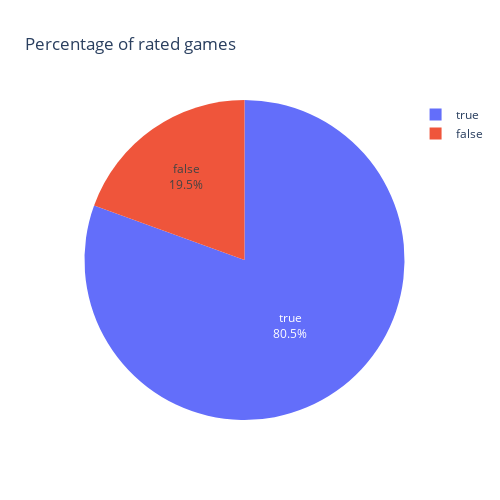

Notebook cell for this chart:
### Markdown cell above
## List of columns (16):

- __Game ID:__ str
- __Rated (T/F):__ bool
    - Is the game rated?
- __Start Time:__ float64
- __End Time:__ float64
- __Number of Turns:__ int64
- __Game Status:__ str
    - How did the game end?
- __Winner:__ str
    - Which side won?
- __Time Increment:__ str
- __White Player ID:__ str
- __White Player Rating:__ int64
- __Black Player ID:__ str
- __Black Player Rating:__ int64
- __All Moves in Standard Chess Notation:__ str
- __Opening Eco (Standardised Code for any given opening, [list here](https://www.365chess.com/eco.php)):__ str
- __Opening Name:__ str
- __Opening Ply (Number of moves in the opening phase):__ int64

## Interesting columns
Some of the most interesting columns comprehend:
- __Opening Name:__ Contains the opener name that was performed during the first and second moves
- __White/Black rating:__ rating of players
- __Number of turns:__ how many turns did it take to end the game

## Possible analysis/ideas
### Favorite opening
Using the opener column it would be nice to know which openers are most used by high ranking players (2000+ rating)
It allows us to view different victory percentages or even see if a specific opener has a higher chance of winning if played by white or black for example.  
### Opening leading to victory
Count of openings which lead to a win for black and white
### Rating distribution
Using black and white rating, while checking for duplicates using their id, to see the rating distribution over the 20'000+ games
### Matchmaking fairness
Calculating the rating difference distribution to check whether the matchmaking systems puts equal rated players against eachother
### Predicting a winner*
Predicting the winner of a game taking into account the color of the player (black/white), their rank and opener

### Code cell
fig = px.pie(df, names="rated", title="Percentage of rated games")
fig.update_traces(textposition='inside', textinfo='percent+label')
fig.update_layout(
    autosize=False,
    width=500,
    height=500)
fig.show()

### Figure 1 — Plotly figure (JSON) as saved in the notebook; plotly's stock layout.template omitted (floating-point values rounded to 4 significant figures; data arrays with more than 128 entries replaced by an {"elided": "..."} marker saying what was removed)
{"data": [{"domain": {"x": [0, 1], "y": [0, 1]}, "hovertemplate": "rated=%{label}<extra></extra>", "labels": {"elided": "20058 bool values"}, "legendgroup": "", "name": "", "showlegend": true, "textinfo": "percent+label", "textposition": "inside", "type": "pie"}], "layout": {"autosize": false, "height": 500, "legend": {"tracegroupgap": 0}, "title": {"text": "Percentage of rated games"}, "width": 500}}
